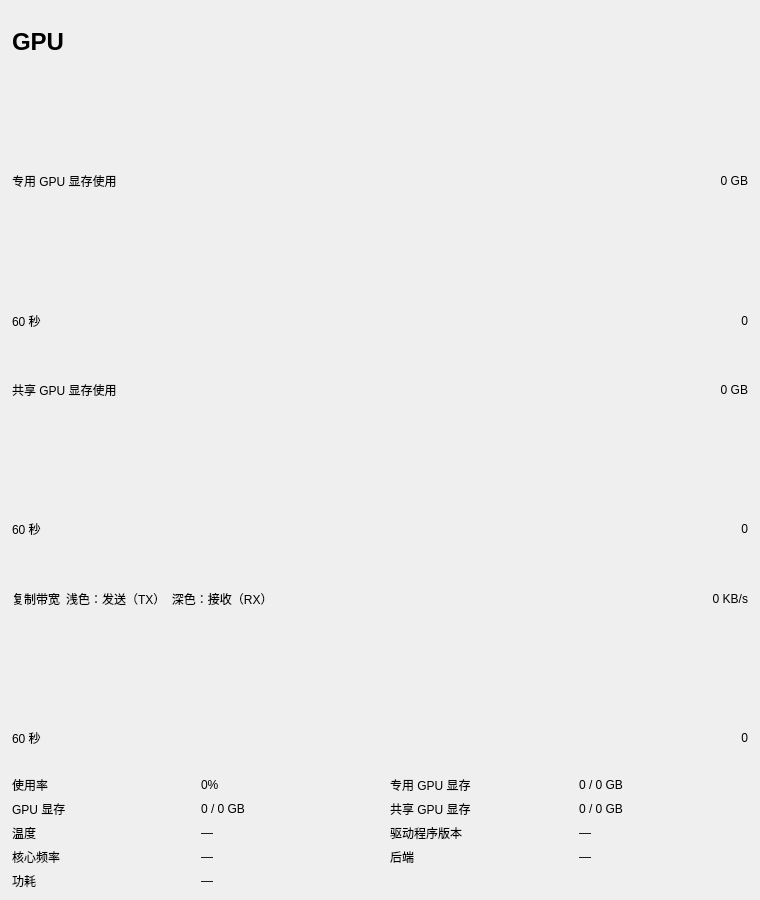
<?xml version="1.0" encoding="UTF-8"?>
<ui version="4.0">
 <class>GpuDetailWidget</class>
 <widget class="QWidget" name="GpuDetailWidget">
  <property name="geometry">
   <rect>
    <x>0</x>
    <y>0</y>
    <width>760</width>
    <height>900</height>
   </rect>
  </property>
  <layout class="QVBoxLayout" name="verticalLayout">
   <property name="spacing">
    <number>6</number>
   </property>
   <property name="leftMargin">
    <number>12</number>
   </property>
   <property name="topMargin">
    <number>10</number>
   </property>
   <property name="rightMargin">
    <number>12</number>
   </property>
   <property name="bottomMargin">
    <number>10</number>
   </property>
   <item>
    <layout class="QHBoxLayout" name="headerLayout">
     <item>
      <widget class="QLabel" name="titleLabel">
       <property name="styleSheet">
        <string>font-size: 18pt; font-weight: bold;</string>
       </property>
       <property name="text">
        <string>GPU</string>
       </property>
      </widget>
     </item>
     <item>
      <widget class="QLabel" name="modelLabel">
       <property name="styleSheet">
        <string>font-size: 11pt;</string>
       </property>
       <property name="text">
        <string></string>
       </property>
       <property name="alignment">
        <set>Qt::AlignRight|Qt::AlignVCenter</set>
       </property>
      </widget>
     </item>
    </layout>
   </item>
   <item>
    <widget class="QWidget" name="engineAreaContainer">
     <property name="sizePolicy">
      <sizepolicy hsizetype="Expanding" vsizetype="Preferred">
       <horstretch>0</horstretch>
       <verstretch>0</verstretch>
      </sizepolicy>
     </property>
    </widget>
   </item>
   <item>
    <layout class="QHBoxLayout" name="dedicatedHeaderLayout">
     <item>
      <widget class="QLabel" name="dedicatedMemGraphLabel">
       <property name="text">
        <string>专用 GPU 显存使用</string>
       </property>
      </widget>
     </item>
     <item>
      <spacer name="dedicatedHeaderSpacer">
       <property name="orientation">
        <enum>Qt::Horizontal</enum>
       </property>
       <property name="sizeHint" stdset="0">
        <size>
         <width>40</width>
         <height>20</height>
        </size>
       </property>
      </spacer>
     </item>
     <item>
      <widget class="QLabel" name="dedicatedMemGraphMaxLabel">
       <property name="text">
        <string>0 GB</string>
       </property>
       <property name="alignment">
        <set>Qt::AlignRight|Qt::AlignVCenter</set>
       </property>
      </widget>
     </item>
    </layout>
   </item>
   <item>
    <widget class="Perf::GraphWidget" name="dedicatedMemGraphWidget">
     <property name="minimumHeight">
      <number>70</number>
     </property>
    </widget>
   </item>
   <item>
    <layout class="QHBoxLayout" name="dedicatedTimeAxisLayout">
     <item>
      <widget class="QLabel" name="dedicatedTimeLeftLabel">
       <property name="text">
        <string>60 秒</string>
       </property>
      </widget>
     </item>
     <item>
      <spacer name="dedicatedTimeSpacer">
       <property name="orientation">
        <enum>Qt::Horizontal</enum>
       </property>
       <property name="sizeHint" stdset="0">
        <size>
         <width>40</width>
         <height>20</height>
        </size>
       </property>
      </spacer>
     </item>
     <item>
      <widget class="QLabel" name="dedicatedTimeRightLabel">
       <property name="text">
        <string>0</string>
       </property>
       <property name="alignment">
        <set>Qt::AlignRight|Qt::AlignVCenter</set>
       </property>
      </widget>
     </item>
    </layout>
   </item>
   <item>
    <layout class="QHBoxLayout" name="sharedHeaderLayout">
     <item>
      <widget class="QLabel" name="sharedMemGraphLabel">
       <property name="text">
        <string>共享 GPU 显存使用</string>
       </property>
      </widget>
     </item>
     <item>
      <spacer name="sharedHeaderSpacer">
       <property name="orientation">
        <enum>Qt::Horizontal</enum>
       </property>
       <property name="sizeHint" stdset="0">
        <size>
         <width>40</width>
         <height>20</height>
        </size>
       </property>
      </spacer>
     </item>
     <item>
      <widget class="QLabel" name="sharedMemGraphMaxLabel">
       <property name="text">
        <string>0 GB</string>
       </property>
       <property name="alignment">
        <set>Qt::AlignRight|Qt::AlignVCenter</set>
       </property>
      </widget>
     </item>
    </layout>
   </item>
   <item>
    <widget class="Perf::GraphWidget" name="sharedMemGraphWidget">
     <property name="minimumHeight">
      <number>70</number>
     </property>
    </widget>
   </item>
   <item>
    <layout class="QHBoxLayout" name="sharedTimeAxisLayout">
     <item>
      <widget class="QLabel" name="sharedTimeLeftLabel">
       <property name="text">
        <string>60 秒</string>
       </property>
      </widget>
     </item>
     <item>
      <spacer name="sharedTimeSpacer">
       <property name="orientation">
        <enum>Qt::Horizontal</enum>
       </property>
       <property name="sizeHint" stdset="0">
        <size>
         <width>40</width>
         <height>20</height>
        </size>
       </property>
      </spacer>
     </item>
     <item>
      <widget class="QLabel" name="sharedTimeRightLabel">
       <property name="text">
        <string>0</string>
       </property>
       <property name="alignment">
        <set>Qt::AlignRight|Qt::AlignVCenter</set>
       </property>
      </widget>
     </item>
    </layout>
   </item>
   <item>
    <layout class="QHBoxLayout" name="copyHeaderLayout">
     <item>
      <widget class="QLabel" name="copyBwGraphLabel">
       <property name="text">
        <string>复制带宽</string>
       </property>
      </widget>
     </item>
     <item>
      <widget class="QLabel" name="copyBwLegendLabel">
       <property name="text">
        <string>浅色：发送（TX）  深色：接收（RX）</string>
       </property>
      </widget>
     </item>
     <item>
      <spacer name="copyHeaderSpacer">
       <property name="orientation">
        <enum>Qt::Horizontal</enum>
       </property>
       <property name="sizeHint" stdset="0">
        <size>
         <width>40</width>
         <height>20</height>
        </size>
       </property>
      </spacer>
     </item>
     <item>
      <widget class="QLabel" name="copyBwGraphMaxLabel">
       <property name="text">
        <string>0 KB/s</string>
       </property>
       <property name="alignment">
        <set>Qt::AlignRight|Qt::AlignVCenter</set>
       </property>
      </widget>
     </item>
    </layout>
   </item>
   <item>
    <widget class="Perf::GraphWidget" name="copyBwGraphWidget">
     <property name="minimumHeight">
      <number>70</number>
     </property>
    </widget>
   </item>
   <item>
    <layout class="QHBoxLayout" name="copyTimeAxisLayout">
     <item>
      <widget class="QLabel" name="copyTimeLeftLabel">
       <property name="text">
        <string>60 秒</string>
       </property>
      </widget>
     </item>
     <item>
      <spacer name="copyTimeSpacer">
       <property name="orientation">
        <enum>Qt::Horizontal</enum>
       </property>
       <property name="sizeHint" stdset="0">
        <size>
         <width>40</width>
         <height>20</height>
        </size>
       </property>
      </spacer>
     </item>
     <item>
      <widget class="QLabel" name="copyTimeRightLabel">
       <property name="text">
        <string>0</string>
       </property>
       <property name="alignment">
        <set>Qt::AlignRight|Qt::AlignVCenter</set>
       </property>
      </widget>
     </item>
    </layout>
   </item>
   <item>
    <layout class="QGridLayout" name="statsGrid">
     <property name="horizontalSpacing">
      <number>20</number>
     </property>
     <property name="verticalSpacing">
      <number>6</number>
     </property>
     <item row="0" column="0">
      <widget class="QLabel" name="utilLabel">
       <property name="text">
        <string>使用率</string>
       </property>
      </widget>
     </item>
     <item row="0" column="1">
      <widget class="QLabel" name="utilValueLabel">
       <property name="text">
        <string>0%</string>
       </property>
      </widget>
     </item>
     <item row="0" column="2">
      <widget class="QLabel" name="dedicatedMemLabel">
       <property name="text">
        <string>专用 GPU 显存</string>
       </property>
      </widget>
     </item>
     <item row="0" column="3">
      <widget class="QLabel" name="dedicatedMemValueLabel">
       <property name="text">
        <string>0 / 0 GB</string>
       </property>
      </widget>
     </item>
     <item row="1" column="0">
      <widget class="QLabel" name="gpuMemLabel">
       <property name="text">
        <string>GPU 显存</string>
       </property>
      </widget>
     </item>
     <item row="1" column="1">
      <widget class="QLabel" name="gpuMemValueLabel">
       <property name="text">
        <string>0 / 0 GB</string>
       </property>
      </widget>
     </item>
     <item row="1" column="2">
      <widget class="QLabel" name="sharedMemLabel">
       <property name="text">
        <string>共享 GPU 显存</string>
       </property>
      </widget>
     </item>
     <item row="1" column="3">
      <widget class="QLabel" name="sharedMemValueLabel">
       <property name="text">
        <string>0 / 0 GB</string>
       </property>
      </widget>
     </item>
     <item row="2" column="0">
      <widget class="QLabel" name="tempLabel">
       <property name="text">
        <string>温度</string>
       </property>
      </widget>
     </item>
     <item row="2" column="1">
      <widget class="QLabel" name="tempValueLabel">
       <property name="text">
        <string>—</string>
       </property>
      </widget>
     </item>
     <item row="2" column="2">
      <widget class="QLabel" name="driverLabel">
       <property name="text">
        <string>驱动程序版本</string>
       </property>
      </widget>
     </item>
     <item row="2" column="3">
      <widget class="QLabel" name="driverValueLabel">
       <property name="text">
        <string>—</string>
       </property>
      </widget>
     </item>
     <item row="3" column="2">
      <widget class="QLabel" name="backendLabel">
       <property name="text">
        <string>后端</string>
       </property>
      </widget>
     </item>
     <item row="3" column="3">
      <widget class="QLabel" name="backendValueLabel">
       <property name="text">
        <string>—</string>
       </property>
      </widget>
     </item>
     <item row="3" column="0">
      <widget class="QLabel" name="coreClockLabel">
       <property name="text">
        <string>核心频率</string>
       </property>
      </widget>
     </item>
     <item row="3" column="1">
      <widget class="QLabel" name="coreClockValueLabel">
       <property name="text">
        <string>—</string>
       </property>
      </widget>
     </item>
     <item row="4" column="0">
      <widget class="QLabel" name="powerUsageLabel">
       <property name="text">
        <string>功耗</string>
       </property>
      </widget>
     </item>
     <item row="4" column="1">
      <widget class="QLabel" name="powerUsageValueLabel">
       <property name="text">
        <string>—</string>
       </property>
      </widget>
     </item>
    </layout>
   </item>
  </layout>
 </widget>
 <customwidgets>
  <customwidget>
   <class>Perf::GraphWidget</class>
   <extends>QWidget</extends>
   <header>perf/graphwidget.h</header>
  </customwidget>
 </customwidgets>
 <resources/>
 <connections/>
</ui>
